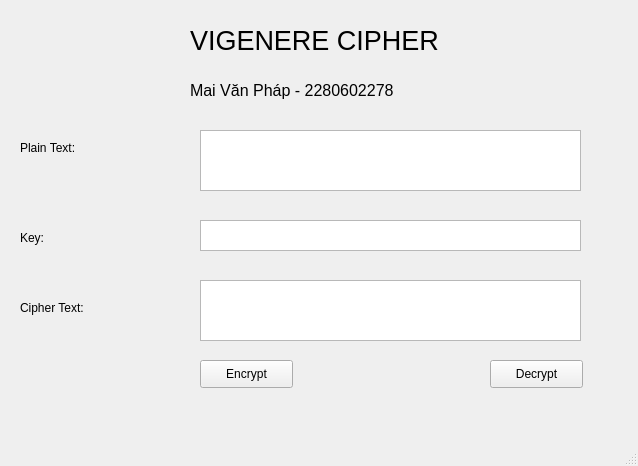
<?xml version="1.0" encoding="UTF-8"?>
<ui version="4.0">
 <class>MainWindow</class>
 <widget class="QMainWindow" name="MainWindow">
  <property name="geometry">
   <rect>
    <x>0</x>
    <y>0</y>
    <width>638</width>
    <height>466</height>
   </rect>
  </property>
  <property name="windowTitle">
   <string>MainWindow</string>
  </property>
  <widget class="QWidget" name="centralwidget">
   <widget class="QTextEdit" name="txt_plain_text">
    <property name="geometry">
     <rect>
      <x>200</x>
      <y>130</y>
      <width>381</width>
      <height>61</height>
     </rect>
    </property>
   </widget>
   <widget class="QTextEdit" name="txt_key">
    <property name="geometry">
     <rect>
      <x>200</x>
      <y>220</y>
      <width>381</width>
      <height>31</height>
     </rect>
    </property>
   </widget>
   <widget class="QTextEdit" name="txt_cipher_text">
    <property name="geometry">
     <rect>
      <x>200</x>
      <y>280</y>
      <width>381</width>
      <height>61</height>
     </rect>
    </property>
   </widget>
   <widget class="QLabel" name="label">
    <property name="geometry">
     <rect>
      <x>20</x>
      <y>140</y>
      <width>61</width>
      <height>16</height>
     </rect>
    </property>
    <property name="text">
     <string>Plain Text:</string>
    </property>
   </widget>
   <widget class="QLabel" name="label_2">
    <property name="geometry">
     <rect>
      <x>20</x>
      <y>230</y>
      <width>55</width>
      <height>16</height>
     </rect>
    </property>
    <property name="text">
     <string>Key:</string>
    </property>
   </widget>
   <widget class="QLabel" name="label_3">
    <property name="geometry">
     <rect>
      <x>20</x>
      <y>300</y>
      <width>81</width>
      <height>16</height>
     </rect>
    </property>
    <property name="text">
     <string>Cipher Text:</string>
    </property>
   </widget>
   <widget class="QPushButton" name="btn_encrypt">
    <property name="geometry">
     <rect>
      <x>200</x>
      <y>360</y>
      <width>93</width>
      <height>28</height>
     </rect>
    </property>
    <property name="text">
     <string>Encrypt</string>
    </property>
   </widget>
   <widget class="QPushButton" name="btn_decrypt">
    <property name="geometry">
     <rect>
      <x>490</x>
      <y>360</y>
      <width>93</width>
      <height>28</height>
     </rect>
    </property>
    <property name="text">
     <string>Decrypt</string>
    </property>
   </widget>
   <widget class="QLabel" name="label_4">
    <property name="geometry">
     <rect>
      <x>190</x>
      <y>20</y>
      <width>291</width>
      <height>41</height>
     </rect>
    </property>
    <property name="font">
     <font>
      <pointsize>20</pointsize>
     </font>
    </property>
    <property name="text">
     <string>VIGENERE CIPHER</string>
    </property>
   </widget>
   <widget class="QLabel" name="label_5">
    <property name="geometry">
     <rect>
      <x>190</x>
      <y>80</y>
      <width>261</width>
      <height>21</height>
     </rect>
    </property>
    <property name="font">
     <font>
      <pointsize>12</pointsize>
     </font>
    </property>
    <property name="text">
     <string>Mai Văn Pháp - 2280602278</string>
    </property>
   </widget>
  </widget>
  <widget class="QMenuBar" name="menubar">
   <property name="geometry">
    <rect>
     <x>0</x>
     <y>0</y>
     <width>638</width>
     <height>26</height>
    </rect>
   </property>
  </widget>
  <widget class="QStatusBar" name="statusbar"/>
 </widget>
 <resources/>
 <connections/>
</ui>
